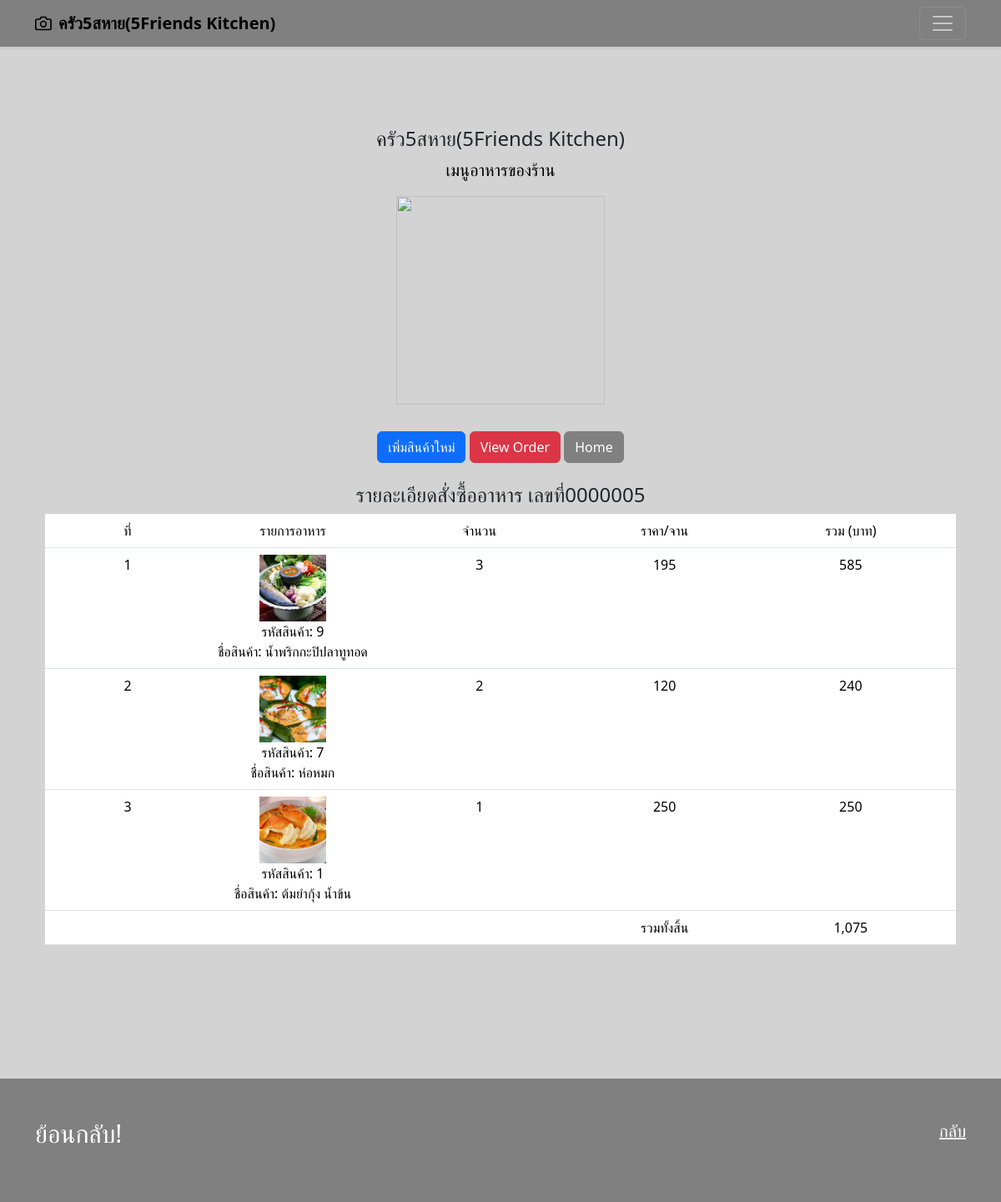
Screenshot of /a/album/view_order_detail.php?a=0000005 with the database file from the repository.
### tables this page shows
CREATE TABLE `orders_detail` (
  `od_id` int(6) NOT NULL,
  `oid` int(7) UNSIGNED ZEROFILL NOT NULL,
  `pid` int(7) NOT NULL,
  `item` int(7) NOT NULL
);

CREATE TABLE `food` (
  `f_id` int(6) NOT NULL,
  `f_name` varchar(200) NOT NULL,
  `f_detail` text NOT NULL,
  `f_price` float NOT NULL,
  `f_ext` varchar(50) NOT NULL,
  `c_id` varchar(50) NOT NULL
);

### a/album/view_order_detail.php (the view, shortened to what this page needs)
<!doctype html>
<html lang="en" data-bs-theme="auto">
  <head><script src="../assets/js/color-modes.js"></script>
    <link rel="stylesheet" href="https://cdn.jsdelivr.net/npm/@docsearch/css@3">
<link href="../assets/dist/css/bootstrap.min.css" rel="stylesheet">
  </head>
  <body>
<header data-bs-theme="dark">
  <div class="navbar navbar-dark bg-dark shadow-sm">
    <div class="container">
      <a href="#" class="navbar-brand d-flex align-items-center">
        <strong>ครัว5สหาย(5Friends Kitchen)</strong>
      </a>
      <button class="navbar-toggler" type="button" data-bs-toggle="collapse" data-bs-target="#navbarHeader" aria-controls="navbarHeader" aria-expanded="false" aria-label="Toggle navigation">
        <span class="navbar-toggler-icon"></span>
      </button>
    </div>
  </div>
</header>
<main>
  <section class="py-5 text-center container">
    <div class="album py-5" style="background-color: #d3d3d3;">
    <div class="container">
        <h4 class="fw-light">ครัว5สหาย(5Friends Kitchen)</h4>
        <p class="lead text-body-secondary">เมนูอาหารของร้าน</p>
        <img class="mb-4" src="../album/00.jpg" alt="" width="250" height="250">
  <p>
          <a href="insert.php" class="btn btn-primary my-2">เพิ่มสินค้าใหม่</a>
           <a href="view_order.php" class="btn btn-danger">View Order</a>
          <a href="index.php" class="btn btn-secondary">Home</a>
          <h4>รายละเอียดสั่งซื้ออาหาร เลขที่<?=$_GET['a'];?></h4>
  <table width="100%" class="table" >
    <tr>
      <td width="153"><h class="f1">
        ที่</td>
      <td width="153"><h class="f1">
        รายการอาหาร</td>
      <td width="193"><h class="f1">
        จำนวน</td>
      <td width="150"><h class="f1">
        ราคา/จาน</td>
      <td width="195"><h class="f1">
        รวม (บาท)</td>
    </tr>
    <?php
	include("connectdb.php");
	$sql = "SELECT  *  FROM  orders_detail
INNER JOIN food ON orders_detail.pid = food.f_id
WHERE orders_detail.oid = '".$_GET['a']."'  ";
	$rs = mysqli_query($conn, $sql) ;
	$i = 0;
	while ($data = mysqli_fetch_array($rs, MYSQLI_BOTH)) {
		$i++;
		$sum = $data['f_price'] * $data['item'] ;
		@$total += $sum;
?>
    <tr>
      <td><?=$i;?></td>
      <td><img src="images/<?=$data['f_id'];?>.<?=$data['f_ext'];?>" width="80"> <br>
        รหัสสินค้า:
        <?=@$data['f_id'];?>
        <br>
        ชื่อสินค้า:
        <?=$data['f_name'];?></td>
      <td><?=$data['item'];?></td>
      <td><?=number_format($data['f_price'],0);?></td>
      <td><?=number_format($sum,0);?></td>
    </tr>
    <?php } ?>
    <tr>
      <td>&nbsp;</td>
      <td>&nbsp;</td>
      <td>&nbsp;</td>
       <td>รวมทั้งสิ้น</td>
       <td><?=number_format($total,0);?></td>
    </tr>
  </table>
        </p>
      </div>
    </div>
  </section>
	  </head>
<body>
</main>
<footer class="text-body-secondary py-5"style="color: #000000; padding: 20px;">
  <div class="container" style="">
    <p class="float-end mb-1">
      <a href="view_order.php"style="color: white; font-size: 20px;">กลับ</a>
    </p><h3>
    <p class="mb-1" style="color: white; font-size: 30px;">ย้อนกลับ!</h3></p>
  </div>
</footer>
</body>
</html>

### a/album/view_order_detail.php (style rules this page uses)
body { background-color: #D3D3D3 ; background-repeat: no-repeat; }
.navbar, .bg-dark { background-color: #808080 !important; }
.navbar-brand, .nav-link, .text-white { color: #000000 !important; }
.btn-secondary { background-color: #808080; border-color:#808080; }
.lead { color: #000000 !important; }
footer { background-color: #808080; color: #808080; }

### rows the page displays
orders_detail: shows a picture, food.f_id "9", food.f_name "น้ำพริกกะปิปลาทูทอด", item "3", food.f_price "195", item.f_price "585"
orders_detail: shows a picture, food.f_id "7", food.f_name "ห่อหมก", item "2", food.f_price "120", item.f_price "240"
orders_detail: shows a picture, food.f_id "1", food.f_name "ต้มยํากุ้ง น้ำข้น", item "1", food.f_price "250"

### other values shown
$_GET['a'] "0000005"
$total "1,075"
